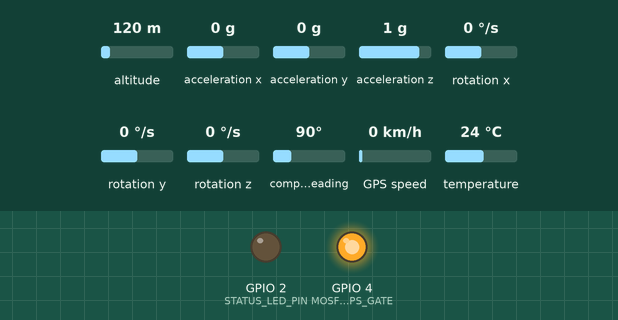
This sketch was run on a simulated ESP32. On the bench: output pins drawn as LEDs (lit = HIGH). The test bench sets the inputs (shaded band); at power-on: altitude 120 m, acceleration x 0 g, acceleration y 0 g, acceleration z 1 g, rotation x 0 °/s, rotation y 0 °/s, rotation z 0 °/s, compass heading 90°, GPS speed 0 km/h, temperature 24 °C. WiFi joins after 1.5 s; servers stay silent unless stated; the GPS gets a fix after 3 s at 37.7749, -122.4194 with 8 satellites; no MQTT or app messages arrive unless stated; what the sketch prints to the serial monitor is not drawn.

Above: at 0.1 s.
At 2.7 s:
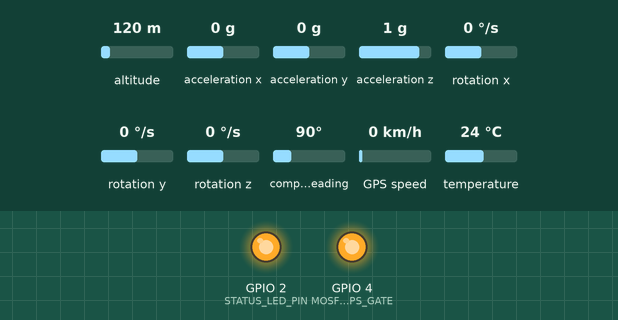
2.8 s: altitude set to 20 m
11.5 s: acceleration x set to -0.2 g
21.5 s: acceleration y set to -0.2 g
31.5 s: acceleration z set to 0.1 g
36.5 s: acceleration z set to -0.2 g
Timing chart, 0 to 46.6 s (numbered marks = the images above; inputs shaded):
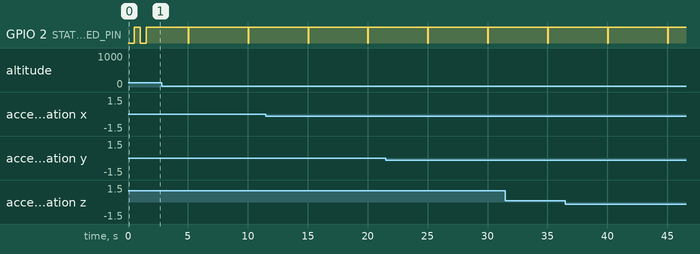

Measured:
- by itself, GPIO 2 (STATUS_LED_PIN): alternates HIGH for 5.0 s and LOW for 0.04 s

The sketch:

esp32_smarttrack_mqtt.ino
```cpp
/*
 * ==============================================================================
 * Project: SmartTrack — IoT-Based Smart Asset Tracker (College Engineering Project)
 * Target Hardware: ESP32-WROOM-32
 * Sensors:
 *   - NEO-6M GPS Module (UART Serial2: RX=16, TX=17)
 *   - MPU6050 6-DoF IMU (I2C: SDA=21, SCL=22)
 *   - (Optional) MOSFET Gate for GPS Power Gating: GPIO 4
 *
 * MQTT Target Payload:
 * {
 *   "device_id": "TRACKER01",
 *   "latitude": 23.187574,
 *   "longitude": 72.626864,
 *   "altitude": 95.10,
 *   "satellites": 6,
 *   "hdop": 2.06,
 *   "gps_status": "valid",
 *   "acceleration": { "x": 0.0, "y": 0.0, "z": 9.8 },
 *   "movement": false,
 *   "timestamp": "2026-11-19T14:50:00Z"
 * }
 *
 * Required Arduino Libraries (Install via Arduino Library Manager):
 *   1. "PubSubClient" by Nick O'Leary
 *   2. "TinyGPSPlus" by Mikal Hart
 *   3. "Adafruit MPU6050" by Adafruit
 *   4. "Adafruit Unified Sensor" by Adafruit
 *   5. "ArduinoJson" by Benoit Blanchon (v6 or v7)
 * ==============================================================================
 */

#include <WiFi.h>
#include <PubSubClient.h>
#include <Wire.h>
#include <Adafruit_MPU6050.h>
#include <Adafruit_Sensor.h>
#include <TinyGPSPlus.h>
#include <ArduinoJson.h>

// -----------------------------------------------------------------------------
// CONFIGURATION: Wi-Fi Credentials & MQTT Broker
// -----------------------------------------------------------------------------
const char* WIFI_SSID     = "YOUR_WIFI_SSID";         // Replace with your Wi-Fi SSID
const char* WIFI_PASSWORD = "YOUR_WIFI_PASSWORD";     // Replace with your Wi-Fi Password

// MQTT Broker Settings (Matching Next.js dashboard default .env.local)
const char* MQTT_BROKER   = "broker.hivemq.com";
const int   MQTT_PORT     = 1883;
const char* MQTT_CLIENT_ID= "ESP32_TRACKER01_PUB";
const char* MQTT_TOPIC    = "tracker/location";

// If using authenticated broker (optional):
const char* MQTT_USER     = "";  // Leave blank for public HiveMQ
const char* MQTT_PASS     = "";  // Leave blank for public HiveMQ

// -----------------------------------------------------------------------------
// PIN DEFINITIONS
// -----------------------------------------------------------------------------
#define GPS_RX_PIN        16   // ESP32 RX2 connects to NEO-6M TX
#define GPS_TX_PIN        17   // ESP32 TX2 connects to NEO-6M RX
#define GPS_BAUD_RATE     9600

#define I2C_SDA_PIN       21   // ESP32 SDA connects to MPU6050 SDA
#define I2C_SCL_PIN       22   // ESP32 SCL connects to MPU6050 SCL

#define MOSFET_GPS_GATE   4    // High = GPS ON, Low = GPS OFF (optional power gate)
#define STATUS_LED_PIN    2    // Built-in LED on ESP32

// Telemetry interval (milliseconds)
const unsigned long TELEMETRY_INTERVAL_MS = 5000; // Publish every 5 seconds
unsigned long lastPublishTime = 0;

// Movement detection parameters
const float MOTION_THRESHOLD = 1.35; // Acceleration deviation (m/s^2) from 1G baseline (9.8 m/s^2)

// -----------------------------------------------------------------------------
// SENSORS & CLIENT INSTANCES
// -----------------------------------------------------------------------------
WiFiClient espClient;
PubSubClient mqttClient(espClient);
HardwareSerial gpsSerial(2);
TinyGPSPlus gps;
Adafruit_MPU6050 mpu;

bool mpuAvailable = false;

// -----------------------------------------------------------------------------
// HELPER: Connect to Wi-Fi
// -----------------------------------------------------------------------------
void setupWiFi() {
  delay(10);
  Serial.println();
  Serial.print("[Wi-Fi] Connecting to: ");
  Serial.println(WIFI_SSID);

  WiFi.mode(WIFI_STA);
  WiFi.begin(WIFI_SSID, WIFI_PASSWORD);

  int attempts = 0;
  while (WiFi.status() != WL_CONNECTED && attempts < 30) {
    delay(500);
    Serial.print(".");
    digitalWrite(STATUS_LED_PIN, !digitalRead(STATUS_LED_PIN)); // Blink LED
    attempts++;
  }

  if (WiFi.status() == WL_CONNECTED) {
    digitalWrite(STATUS_LED_PIN, HIGH);
    Serial.println("\n[Wi-Fi] Connected successfully!");
    Serial.print("[Wi-Fi] IP Address: ");
    Serial.println(WiFi.localIP());
    Serial.print("[Wi-Fi] Signal Strength (RSSI): ");
    Serial.print(WiFi.RSSI());
    Serial.println(" dBm");
  } else {
    Serial.println("\n[Wi-Fi] Connection failed. Will retry in loop...");
  }
}

// -----------------------------------------------------------------------------
// HELPER: Reconnect to MQTT Broker
// -----------------------------------------------------------------------------
void reconnectMQTT() {
  while (!mqttClient.connected()) {
    Serial.print("[MQTT] Attempting connection to ");
    Serial.print(MQTT_BROKER);
    Serial.print("...");

    bool connected = false;
    if (strlen(MQTT_USER) > 0) {
      connected = mqttClient.connect(MQTT_CLIENT_ID, MQTT_USER, MQTT_PASS);
    } else {
      connected = mqttClient.connect(MQTT_CLIENT_ID);
    }

    if (connected) {
      Serial.println(" CONNECTED!");
      // Optionally publish an online status message
      mqttClient.publish("tracker/status", "{\"device_id\":\"TRACKER01\",\"status\":\"online\"}");
    } else {
      Serial.print(" FAILED, rc=");
      Serial.print(mqttClient.state());
      Serial.println(" -> Retrying in 4 seconds...");
      delay(4000);
    }
  }
}

// -----------------------------------------------------------------------------
// ARDUINO SETUP
// -----------------------------------------------------------------------------
void setup() {
  Serial.begin(115200);
  pinMode(STATUS_LED_PIN, OUTPUT);
  digitalWrite(STATUS_LED_PIN, LOW);

  // Initialize MOSFET Power Gate for GPS (turn ON NEO-6M)
  pinMode(MOSFET_GPS_GATE, OUTPUT);
  digitalWrite(MOSFET_GPS_GATE, HIGH);

  Serial.println("\n========================================================");
  Serial.println("  SmartTrack — IoT Asset Tracker ESP32 Firmware Starting");
  Serial.println("========================================================");

  // Initialize NEO-6M GPS UART
  gpsSerial.begin(GPS_BAUD_RATE, SERIAL_8N1, GPS_RX_PIN, GPS_TX_PIN);
  Serial.println("[GPS] NEO-6M Serial initialized on RX:16, TX:17 at 9600 baud.");

  // Initialize MPU6050
  Wire.begin(I2C_SDA_PIN, I2C_SCL_PIN);
  if (mpu.begin()) {
    mpuAvailable = true;
    mpu.setAccelerometerRange(MPU6050_RANGE_2_G);
    mpu.setFilterBandwidth(MPU6050_BAND_21_HZ);
    Serial.println("[MPU6050] Accelerometer & Gyroscope initialized successfully!");
  } else {
    Serial.println("[MPU6050] WARNING: MPU6050 sensor not detected on I2C bus.");
  }

  // Connect Wi-Fi & Configure MQTT
  setupWiFi();
  mqttClient.setServer(MQTT_BROKER, MQTT_PORT);
  mqttClient.setBufferSize(512); // Buffer size for JSON payload
}

// -----------------------------------------------------------------------------
// ARDUINO MAIN LOOP
// -----------------------------------------------------------------------------
void loop() {
  // Feed GPS characters from UART to TinyGPSPlus parser continuously
  while (gpsSerial.available() > 0) {
    gps.encode(gpsSerial.read());
  }

  // Ensure Wi-Fi connection
  if (WiFi.status() != WL_CONNECTED) {
    setupWiFi();
  }

  // Ensure MQTT connection
  if (!mqttClient.connected()) {
    reconnectMQTT();
  }
  mqttClient.loop();

  // Periodic Telemetry Publishing
  unsigned long now = millis();
  if (now - lastPublishTime >= TELEMETRY_INTERVAL_MS) {
    lastPublishTime = now;

    // 1. Read MPU6050 Acceleration
    float ax = 0.0, ay = 0.0, az = 9.81;
    bool isMoving = false;

    if (mpuAvailable) {
      sensors_event_t a, g, temp;
      mpu.getEvent(&a, &g, &temp);
      ax = a.acceleration.x;
      ay = a.acceleration.y;
      az = a.acceleration.z;

      // Net magnitude = sqrt(ax^2 + ay^2 + az^2)
      float netMag = sqrt(ax * ax + ay * ay + az * az);
      // Motion check: is acceleration deviation from earth gravity (9.81 m/s^2) greater than threshold?
      if (abs(netMag - 9.81) > MOTION_THRESHOLD) {
        isMoving = true;
      }
    }

    // 2. Read NEO-6M GPS Data
    bool gpsHasFix = gps.location.isValid() && (gps.satellites.value() >= 3);
    double lat = gps.location.isValid() ? gps.location.lat() : 0.0;
    double lng = gps.location.isValid() ? gps.location.lng() : 0.0;
    double alt = gps.altitude.isValid() ? gps.altitude.meters() : 0.0;
    int sats   = gps.satellites.isValid() ? gps.satellites.value() : 0;
    float hdop = gps.hdop.isValid() ? (gps.hdop.value() / 100.0) : 9.99;

    const char* gpsStatus = gpsHasFix ? "valid" : "searching";

    // 3. Build ISO Timestamp (from GPS if valid, otherwise system uptime)
    char timestamp[32];
    if (gps.date.isValid() && gps.time.isValid()) {
      snprintf(timestamp, sizeof(timestamp), "%04d-%02d-%02dT%02d:%02d:%02dZ",
               gps.date.year(), gps.date.month(), gps.date.day(),
               gps.time.hour(), gps.time.minute(), gps.time.second());
    } else {
      snprintf(timestamp, sizeof(timestamp), "UPTIME_%lu_S", millis() / 1000);
    }

    // 4. Construct JSON Payload (Schema expected by SmartTrack Next.js Backend)
    StaticJsonDocument<384> doc;
    doc["device_id"] = "TRACKER01";

    if (gpsHasFix) {
      doc["latitude"]  = serialized(String(lat, 6)); // Exact 6 decimal precision
      doc["longitude"] = serialized(String(lng, 6));
      doc["altitude"]  = serialized(String(alt, 2));
    } else {
      doc["latitude"]  = nullptr;
      doc["longitude"] = nullptr;
      doc["altitude"]  = nullptr;
    }

    doc["satellites"] = sats;
    doc["hdop"]       = serialized(String(hdop, 2));
    doc["gps_status"] = gpsStatus;

    JsonObject accel = doc.createNestedObject("acceleration");
    accel["x"] = serialized(String(ax, 2));
    accel["y"] = serialized(String(ay, 2));
    accel["z"] = serialized(String(az, 2));

    doc["movement"]  = isMoving;
    doc["timestamp"] = timestamp;

    // Optional battery & RSSI telemetry
    doc["wifi_rssi"] = WiFi.RSSI();

    char jsonBuffer[384];
    serializeJson(doc, jsonBuffer);

    // 5. Publish to MQTT Broker
    bool published = mqttClient.publish(MQTT_TOPIC, jsonBuffer);
    if (published) {
      Serial.print("[MQTT Published] -> ");
      Serial.println(jsonBuffer);
      // Blink LED on publish
      digitalWrite(STATUS_LED_PIN, LOW);
      delay(40);
      digitalWrite(STATUS_LED_PIN, HIGH);
    } else {
      Serial.println("[MQTT Error] Failed to publish message.");
    }
  }
}
```
